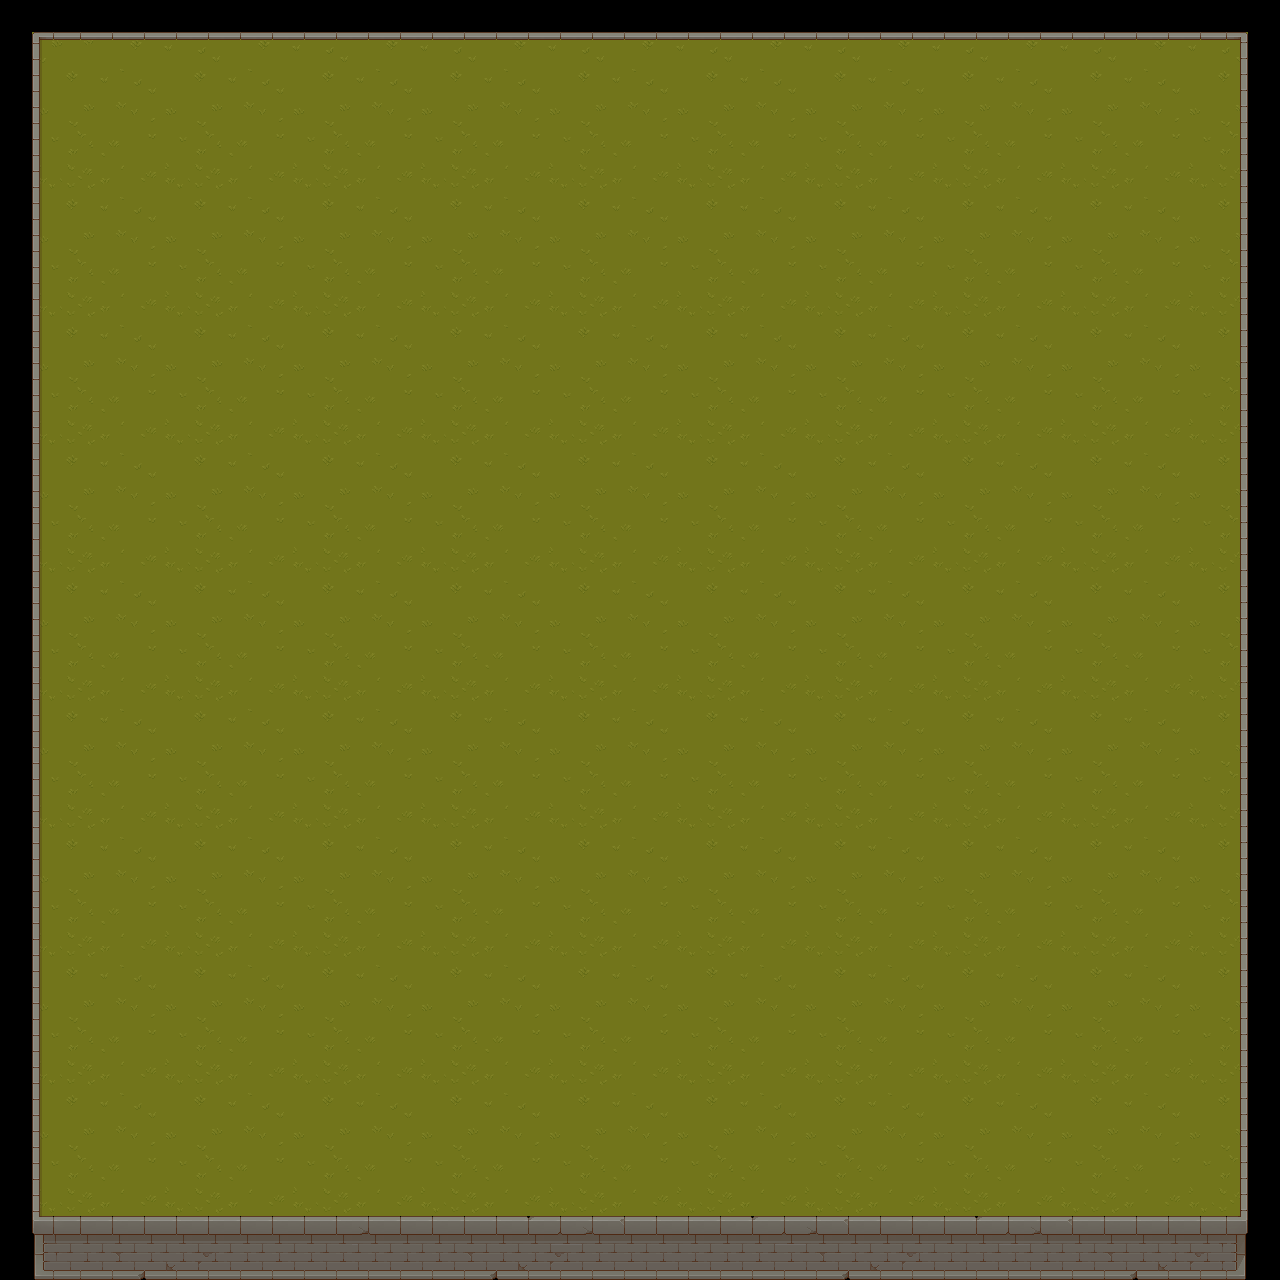

Below is a game level as drawn by its tile map, then a one-line description and the .tmx that defines it (tile-layer data replaced by summaries):
An orthogonal 40x40 tile map with 32x32 px tiles, 2 tile layers (grass, wall), 5 tilesets and 11 objects (6x enemies, player).

<map version="1.10" tiledversion="1.11.0" orientation="orthogonal" renderorder="right-down" width="40" height="40" tilewidth="32" tileheight="32" infinite="0" nextlayerid="5" nextobjectid="13">
 <tileset firstgid="1" name="plant" tilewidth="32" tileheight="32" tilecount="256" columns="16">
  <image source="graphics/TX Plant.png" width="512" height="512" />
 </tileset>
 <tileset firstgid="257" name="props" tilewidth="32" tileheight="32" tilecount="256" columns="16">
  <image source="graphics/TX Props.png" width="512" height="512" />
 </tileset>
 <tileset firstgid="513" name="struct" tilewidth="32" tileheight="32" tilecount="256" columns="16">
  <image source="graphics/TX Struct.png" width="512" height="512" />
 </tileset>
 <tileset firstgid="769" name="grass" tilewidth="32" tileheight="32" tilecount="64" columns="8">
  <image source="graphics/TX Tileset Grass.png" width="256" height="256" />
 </tileset>
 <tileset firstgid="833" name="wall" tilewidth="32" tileheight="32" tilecount="256" columns="16">
  <image source="graphics/TX Tileset Wall.png" width="512" height="512" />
 </tileset>
 <layer id="1" name="grass" width="40" height="40">
  <data>[1600 cells, 1406 non-empty, 16 distinct tile ids]</data>
 </layer>
 <layer id="2" name="wall" width="40" height="40">
  <data>[1600 cells, 186 non-empty, 19 distinct tile ids]</data>
 </layer>
 <objectgroup id="3" name="Entities">
  <object id="1" name="player" x="621.465" y="630.506">
   <point />
  </object>
  <object id="6" name="enemies" x="1046.75" y="441.413">
   <point />
  </object>
  <object id="8" name="enemies" x="627.037" y="1013.26">
   <point />
  </object>
  <object id="9" name="enemies" x="226.322" y="429.645">
   <point />
  </object>
  <object id="10" name="enemies" x="631.205" y="280.622">
   <point />
  </object>
  <object id="11" name="enemies" x="234.564" y="849.295">
   <point />
  </object>
  <object id="12" name="enemies" x="1065.89" y="813.876">
   <point />
  </object>
 </objectgroup>
 <objectgroup id="4" name="collisions">
  <object id="2" x="32.0303" y="1216.03" width="1216.01" height="47.3333" />
  <object id="3" x="1240" y="37.125" width="21.5" height="1179" />
  <object id="4" x="39.053" y="25.3333" width="1201.99" height="14.625" />
  <object id="5" x="21.25" y="35.875" width="18.75" height="1180.85" />
 </objectgroup>
</map>
